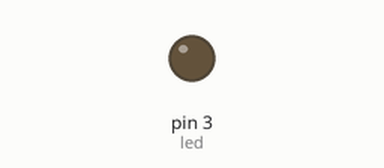
Recording of a sketch running on a simulated Arduino Uno, built with avr-gcc and run on an emulated ATmega328P. On the bench: output pins drawn as LEDs (lit = HIGH).

Above: at 0.05 s.
At 9.55 s:
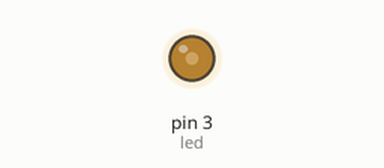
At 19.95 s:
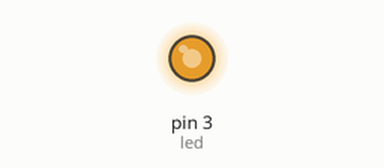
At 39.85 s:
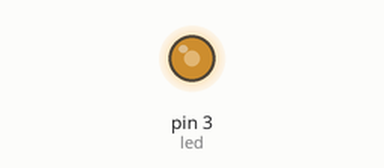
Timing chart, 0 to 40.0 s (numbered marks = the images above):
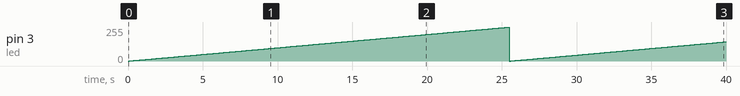

Measured:
- by itself, pin 3 (led): 0/255 → 1/255 at 0.10 s, → 2/255 0.10 s later, → 3/255 0.10 s later, → 4/255 0.10 s later, … (399 changes in this stretch)

The sketch:

projeto-3.ino
```cpp
#define led 3
#define max 255
#define min 0
#define tmp 100

void setup() {
  pinMode(led, OUTPUT);
}

void loop() {
  for(int i=min;i<max;i++) {
    analogWrite(led, i);
    delay(tmp);
  }
  for(int i=max;i<min;i--) {
    analogWrite(led, i);
    delay(tmp);
  }
}
```
